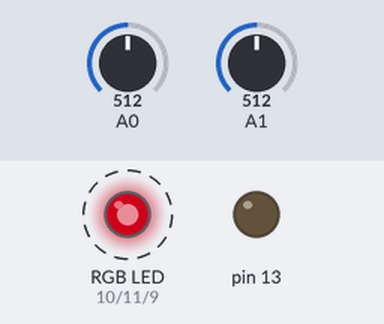
A sketch run on a simulated Arduino Uno, built with avr-gcc and run on an emulated ATmega328P. Shown: an RGB LED mixed from three pins (HIGH = lit), output pins drawn as LEDs (lit = HIGH). Dashed ring = blinking. The inputs (shaded band) are chosen by the test bench; at power-on: A1 = 512, A0 = 512. Dim RGB values are drawn brighter than linear; what the sketch prints to the serial monitor is not drawn.

Above: at 0.76 s.
1.3 s: A1 set to 0
At 2.2 s:
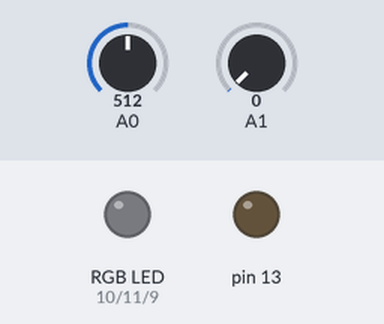
2.8 s: A1 set to 122
At 2.99 s:
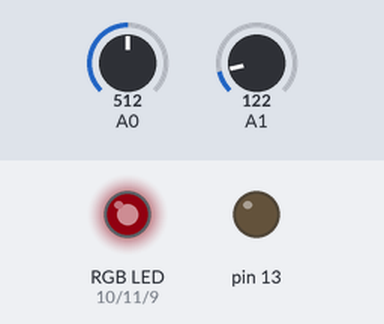
5.8 s: A0 set to 148
At 5.96 s:
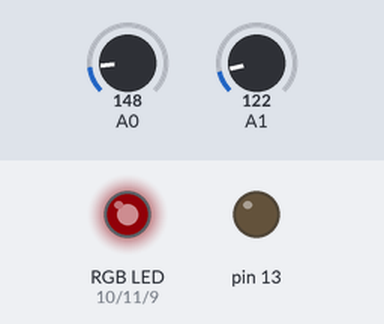
8.8 s: A0 set to 122
At 9.02 s:
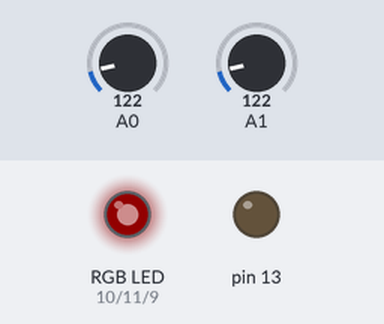
11.8 s: A1 set to 511
At 13.44 s:
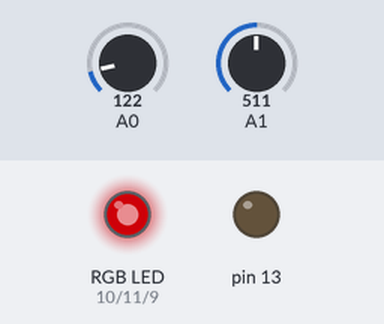
14.8 s: A1 set to 716
At 15.43 s:
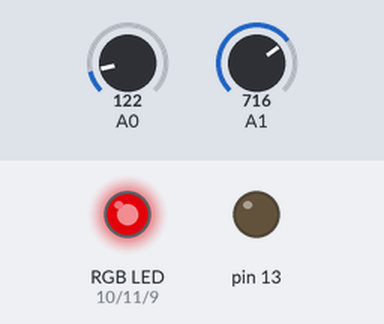
Timing chart, 0 to 18.8 s (numbered marks = the images above; inputs shaded):
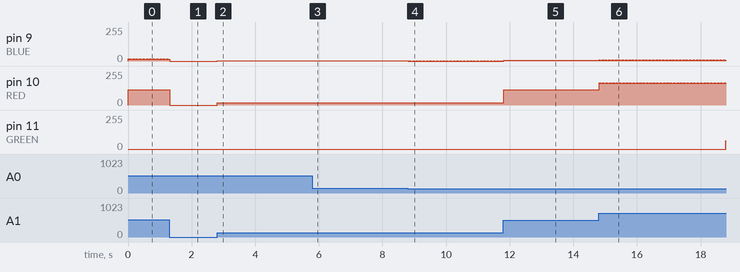

The sketch:

vanity_fast.ino
```cpp
class RGB
{
public:
  float R;
  float G;
  float B;
  virtual void set_color_temperature(int kelvin)
  {
    float k = (float)kelvin;

    R = 255;
    G = (k - 1000) / 9000. * 165. + 75.;
    B = (k - 1000) / 9000. * 60. + 5.;
  }

  virtual int map_color_temperature(int analog_in_value)
  {
    // range is 1000K to 10000K

    float temp = 1000. + ((float)analog_in_value) / 1024. * 9000.;

    return (int)temp;
  }
};

RGB *c;
int GREEN = 11;
int RED = 10;
int BLUE = 9;

bool flick = true;

void setup()
{
  pinMode(13, OUTPUT);
  pinMode(0, INPUT);
  pinMode(1, INPUT);

  pinMode(GREEN, OUTPUT);
  pinMode(RED, OUTPUT);
  pinMode(BLUE, OUTPUT);

  Serial.begin(9600);

  c = new RGB();

  TCCR1A = _BV(COM2A1) | _BV(COM2B1) | _BV(WGM20);
  TCCR1B = _BV(CS22);
  TCCR2A = _BV(COM2A1) | _BV(COM2B1) | _BV(WGM20);
  TCCR2B = _BV(CS22);
}

void loop()
{

  int a = analogRead(0);

  int b = analogRead(1);

  float INTENSITY = (float)b / 1024. - 0.05;

  if (INTENSITY < 0.03)
  {
    INTENSITY = 0.0;
  }

  int temp = c->map_color_temperature(a);
  Serial.println(temp);

  c->set_color_temperature(temp);

  /*
  Timer output	Arduino output
  OC0A	        6
  OC0B	        5
  OC1A	        9	blue
  OC1B	        10	red
  OC2A	        11	green
  OC2B	        3
 */

  for (int i = 0; i < 10; i++)
  {
    float remainder = 0;
    remainder = (c->G * INTENSITY) - (float)(int)(c->G * INTENSITY);
    if (remainder > (float)i * 0.1)
    {
      OCR2A = c->G * INTENSITY + 1;
    }
    else
    {
      OCR2A = c->G * INTENSITY;
    }

    remainder = (c->R * INTENSITY) - (float)(int)(c->R * INTENSITY);
    if (remainder > (float)i * 0.1)
    {
      OCR1B = c->R * INTENSITY + 1;
    }
    else
    {
      OCR1B = c->R * INTENSITY;
    }

    remainder = (c->B * INTENSITY) - (float)(int)(c->B * INTENSITY);
    if (remainder > (float)i * 0.1)
    {
      OCR1A = c->B * INTENSITY + 1;
    }
    else
    {
      OCR1A = c->B * INTENSITY;
    }
  }
}
```

Measured:
- after the input at 1.3 s, pin 11 (GREEN): stays 0/255 (without the input it goes to 70/255 after 1.5 s)
- after the input at 2.8 s, pin 9 (BLUE): 0/255 → 2/255 at once, then repeats every 0.11 s: 3/255 0.01 s, 2/255 0.10 s; pin 10 (RED): 0/255 → 17/255 at once, then repeats every 0.11 s: 18/255 0.01 s, 17/255 0.02 s, 18/255 0.01 s, 17/255 0.07 s
- after the input at 5.8 s, pin 9 (BLUE): goes on until 5.8 s, then stays 1/255; pin 11 (GREEN): stays 0/255 (without the input it goes to 10/255 after 3.0 s)
- after the input at 8.8 s, pin 9 (BLUE): 1/255 → 0/255 at once, then repeats every 0.11 s: 1/255 0.01 s, 0/255 0.02 s, 1/255 0.01 s, 0/255 0.07 s; pin 11 (GREEN): stays 0/255 (without the input it goes to 6/255 after 3.0 s)
- after the input at 11.8 s, pin 11 (GREEN): stays 0/255 (without the input it goes to 6/255 after 3.0 s)
- after the input at 14.8 s, pin 11 (GREEN): stays 0/255 (without the input it goes to 42/255 after 3.2 s)
